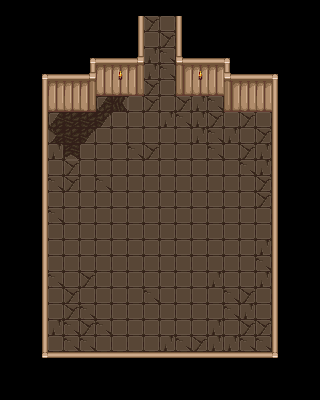

Tiled map render using the project's own tile images. Description and the map definition, with tile-layer contents summarised, below:
An orthogonal 20x25 tile map with 16x16 px tiles, 10 tile layers (Ground, PhaseWalls, Walls, BottomWalls, ...), 2 tilesets.

<map version="1.10" tiledversion="1.11.2" orientation="orthogonal" renderorder="right-down" width="20" height="25" tilewidth="16" tileheight="16" infinite="0" nextlayerid="14" nextobjectid="1">
 <properties>
  <property name="unity:SortingLayer" value="Walls" />
  <property name="unity:SortingOrder" value="10" />
  <property name="unity:layer" value="IgnoreProjectile" />
 </properties>
 <tileset firstgid="1" source="../Tilesets/SpriteSheetGeneral.tsx" />
 <tileset firstgid="109" source="../Tilesets/NewWalls.tsx" />
 <layer id="1" name="Ground" width="20" height="25">
  <properties>
   <property name="unity:SortingLayer" value="Ground" />
  </properties>
  <data>[500 cells, 228 non-empty, 8 distinct tile ids]</data>
 </layer>
 <layer id="11" name="PhaseWalls" width="20" height="25">
  <properties>
   <property name="unity:SortingLayer" value="Walls" />
   <property name="unity:layer" value="IgnoreProjectile" />
  </properties>
  <data>[500 cells, 12 non-empty, 3 distinct tile ids]</data>
 </layer>
 <layer id="2" name="Walls" width="20" height="25">
  <properties>
   <property name="unity:SortingLayer" value="Walls" />
   <property name="unity:layer" value="Wall" />
  </properties>
  <data>[500 cells, 170 non-empty, 14 distinct tile ids]</data>
 </layer>
 <layer id="3" name="BottomWalls" width="20" height="25">
  <properties>
   <property name="unity:SortingLayer" value="Entities" />
   <property name="unity:SortingOrder" type="int" value="100" />
   <property name="unity:layer" value="IgnorePlayer" />
  </properties>
  <data>[500 cells, 14 non-empty, 1 distinct tile ids]</data>
 </layer>
 <layer id="4" name="WestExit" width="20" height="25">
  <properties>
   <property name="unity:SortingLayer" value="Entities" />
   <property name="unity:SortingOrder" type="int" value="101" />
   <property name="unity:layer" value="Wall" />
  </properties>
  <data>[500 cells, 0 non-empty, 0 distinct tile ids]</data>
 </layer>
 <layer id="5" name="EastExit" width="20" height="25">
  <properties>
   <property name="unity:SortingLayer" value="Entities" />
   <property name="unity:SortingOrder" type="int" value="101" />
   <property name="unity:layer" value="Wall" />
  </properties>
  <data>[500 cells, 0 non-empty, 0 distinct tile ids]</data>
 </layer>
 <layer id="6" name="SouthExit" width="20" height="25">
  <properties>
   <property name="unity:SortingLayer" value="Entities" />
   <property name="unity:SortingOrder" type="int" value="100" />
   <property name="unity:layer" value="Wall" />
  </properties>
  <data>[500 cells, 0 non-empty, 0 distinct tile ids]</data>
 </layer>
 <layer id="7" name="NorthExit" width="20" height="25">
  <properties>
   <property name="unity:SortingLayer" value="Walls" />
   <property name="unity:SortingOrder" type="int" value="10" />
   <property name="unity:layer" value="Wall" />
  </properties>
  <data>[500 cells, 0 non-empty, 0 distinct tile ids]</data>
 </layer>
 <layer id="12" name="NorthPhaseWall" width="20" height="25">
  <properties>
   <property name="unity:SortingLayer" value="Walls" />
   <property name="unity:SortingOrder" value="10" />
   <property name="unity:layer" value="IgnoreProjectile" />
  </properties>
  <data>[500 cells, 0 non-empty, 0 distinct tile ids]</data>
 </layer>
 <layer id="8" name="EntryCollider" width="20" height="25" opacity="0.5">
  <properties>
   <property name="unity:IsTrigger" type="bool" value="true" />
   <property name="unity:ignore" value="Visual" />
   <property name="unity:layer" value="ZoneCollider" />
  </properties>
  <data>[500 cells, 228 non-empty, 1 distinct tile ids]</data>
 </layer>
 <objectgroup id="9" name="Doors" />
</map>
